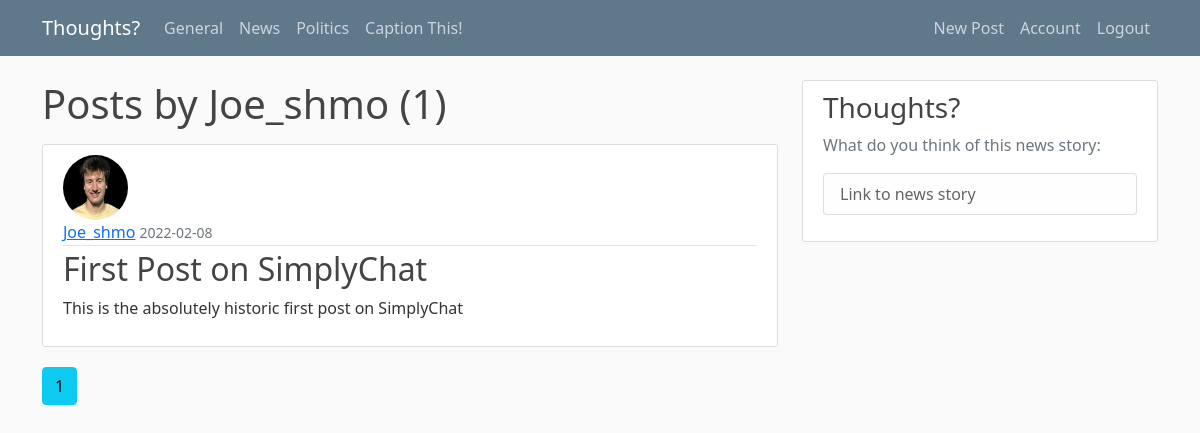
Screenshot of /user/Joe_shmo (signed in) with the database file from the repository.
### App/models.py (models this page shows, shortened)
class User(db.Model, UserMixin):
    id = db.Column(db.Integer, primary_key = True)
    username = db.Column(db.String(20), unique = True, nullable = False)
    email = db.Column(db.String(100), unique = True, nullable = False)
    image_file = db.Column(db.String(20), nullable = False, default = 'default.jpg')
    password = db.Column(db.String(60), nullable = False)
    posts = db.relationship('Post', backref = 'author', lazy = True)

class Post(db.Model):
     id = db.Column(db.Integer, primary_key = True)
     title = db.Column(db.String(100), nullable = False)
     date_posted = db.Column(db.DateTime, nullable = False, default = datetime.utcnow)
     content = db.Column(db.Text, nullable = False)
     user_id = db.Column(db.Integer, db.ForeignKey('user.id'), nullable = False)

### App/users/routes.py (the view)
@users.route("/user/<string:username>")
def user_posts(username):
    page = request.args.get('page', 1, type=int)
    user = User.query.filter_by(username=username).first_or_404()
    posts = Post.query.filter_by(author=user)\
        .order_by(Post.date_posted.desc())\
        .paginate(page=page, per_page = 5)
    return render_template('user_posts.html', posts=posts, user=user)

### App/models.py (called while the page is built)
@login_manager.user_loader
def load_user(user_id):
    return User.query.get(int(user_id))

### App/templates/user_posts.html (shortened to what this page needs)
{% extends 'layout.html' %}
{% block content %}
    <h1 class="mb-3">Posts by {{ user.username }} ({{ posts.total }})</h1>
    {% for post in posts.items %}
    <article class="media content-section">
        <img class="rounded-circle article-img" src="{{ url_for('static', filename='profile_pics/' + post.author.image_file) }}">
        <div class="media-body">
          <div class="article-metadata">
            <a class="mr-2" href="{{ url_for('users.user_posts', username=post.author.username) }}">{{ post.author.username }}</a>
            <small class="text-muted">{{ post.date_posted.strftime('%Y-%m-%d') }}</small>
          </div>
          <h2><a class="article-title" href="{{ url_for('posts.post', post_id=post.id) }}">{{ post.title }}</a></h2>
          <p class="article-content">{{ post.content }}</p>
        </div>
      </article>
    {% endfor %}
    {% for page_num in posts.iter_pages(left_edge=1, right_edge=1, left_current=1, right_current=2) %}
      {% if page_num %}
        {% if posts.page == page_num %}
          <a class="btn btn-info mb-4" href="{{ url_for('users.user_posts', username=user.username, page=page_num) }}">{{ page_num }}</a>
        {% else %}
          <a class="btn btn-outline-info mb-4" href="{{ url_for('users.user_posts', username=user.username, page=page_num) }}">{{ page_num }}</a>
        {% endif %}
      {% endif %}
      {% endfor %}
{% endblock content %}

### App/static/main.css (style rules this page uses)
body { background: #fafafa; color: #333333; margin-top: 5rem; }
h1, h2, h3, h4, h5, h6 { color: #444444; }
.content-section { background: #ffffff; padding: 10px 20px; border: 1px solid #dddddd; border-radius: 3px; margin-bottom: 20px; }
.article-title { color: #444444; text-decoration: none; }
.article-content { white-space: pre-line; text-decoration: none; }
.article-img { height: 65px; width: 65px; margin-right: 16px; }
.article-metadata { padding-bottom: 1px; margin-bottom: 4px; border-bottom: 1px solid #e3e3e3 }

### rows the page displays
User: username "Joe_shmo"
Post: image_file (picture), author.username "Joe_shmo", date_posted "2022-02-08", title "First Post on SimplyChat", content "This is the absolutely historic first post on SimplyChat"

### other values shown
{{ posts.total }} "1"
{{ page_num }} "1"
